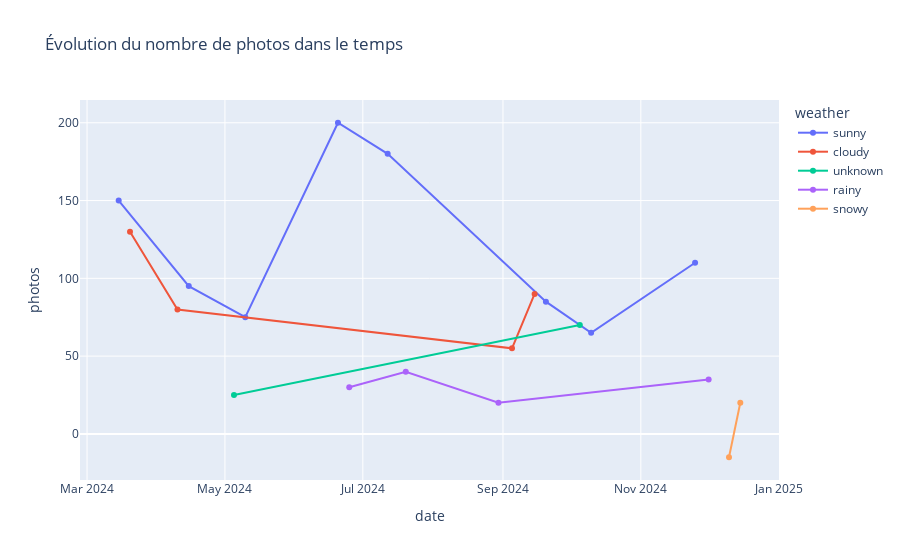

The notebook cell saved with this chart:
### Markdown cell above
**TODO**

- Créer un graphique en ligne avec la date sur l'axe des x et le nombre de photos sur l'axe des y
- Colorer les lignes ou points selon la météo (weather)
- Afficher le graphique
- Que remarquez vous ? Qu'auriez du vous faire ?

### Code cell
# Write your code here
# - Créer un graphique en ligne avec la date sur l'axe des x et le nombre de photos sur l'axe des y
# - Colorer les lignes ou points selon la météo (weather)

fig = px.line(
    df,
    x='date',        
    y='photos',      
    color='weather',     
    markers=True,     # Pour afficher des points sur la ligne
    title="Évolution du nombre de photos dans le temps"
)


# - Afficher le graphique
fig.show()

### Figure 1 — Plotly figure (JSON) as saved in the notebook; plotly's stock layout.template omitted (floating-point values rounded to 4 significant figures)
{"data": [{"hovertemplate": "weather=sunny<br>date=%{x}<br>photos=%{y}<extra></extra>", "legendgroup": "sunny", "line": {"color": "#636efa", "dash": "solid"}, "marker": {"symbol": "circle"}, "mode": "lines+markers", "name": "sunny", "orientation": "v", "showlegend": true, "type": "scatter", "x": ["2024-03-15", "2024-04-15", "2024-05-10", "2024-06-20", "2024-07-12", "2024-09-20", "2024-10-10", "2024-11-25"], "xaxis": "x", "y": [150, 95, 75, 200, 180, 85, 65, 110], "yaxis": "y"}, {"hovertemplate": "weather=cloudy<br>date=%{x}<br>photos=%{y}<extra></extra>", "legendgroup": "cloudy", "line": {"color": "#EF553B", "dash": "solid"}, "marker": {"symbol": "circle"}, "mode": "lines+markers", "name": "cloudy", "orientation": "v", "showlegend": true, "type": "scatter", "x": ["2024-03-20", "2024-04-10", "2024-09-05", "2024-09-15"], "xaxis": "x", "y": [130, 80, 55, 90], "yaxis": "y"}, {"hovertemplate": "weather=unknown<br>date=%{x}<br>photos=%{y}<extra></extra>", "legendgroup": "unknown", "line": {"color": "#00cc96", "dash": "solid"}, "marker": {"symbol": "circle"}, "mode": "lines+markers", "name": "unknown", "orientation": "v", "showlegend": true, "type": "scatter", "x": ["2024-05-05", "2024-10-05"], "xaxis": "x", "y": [25, 70], "yaxis": "y"}, {"hovertemplate": "weather=rainy<br>date=%{x}<br>photos=%{y}<extra></extra>", "legendgroup": "rainy", "line": {"color": "#ab63fa", "dash": "solid"}, "marker": {"symbol": "circle"}, "mode": "lines+markers", "name": "rainy", "orientation": "v", "showlegend": true, "type": "scatter", "x": ["2024-06-25", "2024-07-20", "2024-08-30", "2024-12-01"], "xaxis": "x", "y": [30, 40, 20, 35], "yaxis": "y"}, {"hovertemplate": "weather=snowy<br>date=%{x}<br>photos=%{y}<extra></extra>", "legendgroup": "snowy", "line": {"color": "#FFA15A", "dash": "solid"}, "marker": {"symbol": "circle"}, "mode": "lines+markers", "name": "snowy", "orientation": "v", "showlegend": true, "type": "scatter", "x": ["2024-12-10", "2024-12-15"], "xaxis": "x", "y": [-15, 20], "yaxis": "y"}], "layout": {"legend": {"title": {"text": "weather"}, "tracegroupgap": 0}, "title": {"text": "Évolution du nombre de photos dans le temps"}, "xaxis": {"anchor": "y", "domain": [0, 1], "title": {"text": "date"}}, "yaxis": {"anchor": "x", "domain": [0, 1], "title": {"text": "photos"}}}}
